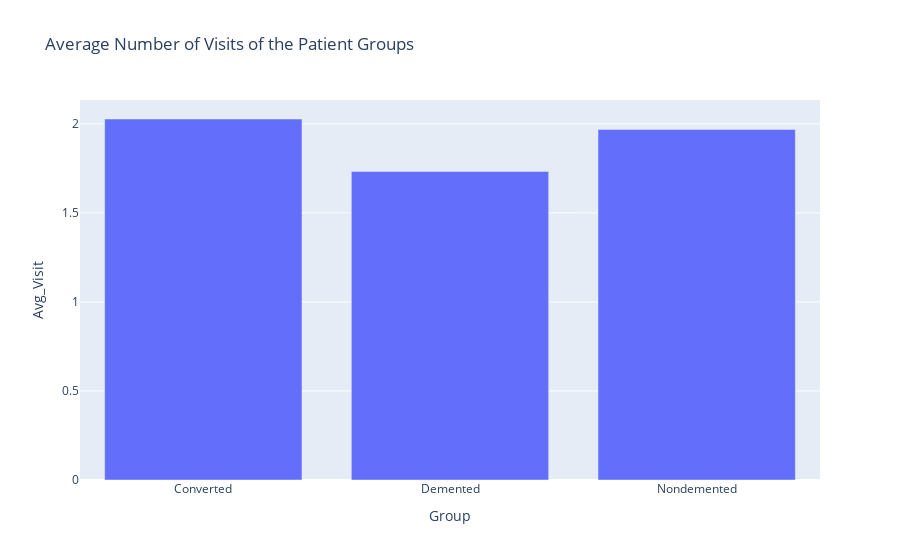

Source (notebook cell):
### Code cell
# Bargraph of Visit vs group 
Avg_Visit = pd.read_sql('select avg("Visit") as "Avg_Visit", "Group" from Data_Wrangled group by "Group"', conn)
Visit_v_Group_BarGraph = px.bar(Avg_Visit, x = 'Group', y='Avg_Visit', title = 'Average Number of Visits of the Patient Groups')
Visit_v_Group_BarGraph.show()

### Figure 1 — Plotly figure (JSON) as saved in the notebook; plotly's stock layout.template omitted (floating-point values rounded to 4 significant figures)
{"data": [{"alignmentgroup": "True", "hovertemplate": "Group=%{x}<br>Avg_Visit=%{y}<extra></extra>", "legendgroup": "", "marker": {"color": "#636efa", "pattern": {"shape": ""}}, "name": "", "offsetgroup": "", "orientation": "v", "showlegend": false, "textposition": "auto", "type": "bar", "x": ["Converted", "Demented", "Nondemented"], "xaxis": "x", "y": [2.027, 1.733, 1.968], "yaxis": "y"}], "layout": {"barmode": "relative", "legend": {"tracegroupgap": 0}, "title": {"text": "Average Number of Visits of the Patient Groups"}, "xaxis": {"anchor": "y", "domain": [0, 1], "title": {"text": "Group"}}, "yaxis": {"anchor": "x", "domain": [0, 1], "title": {"text": "Avg_Visit"}}}}
